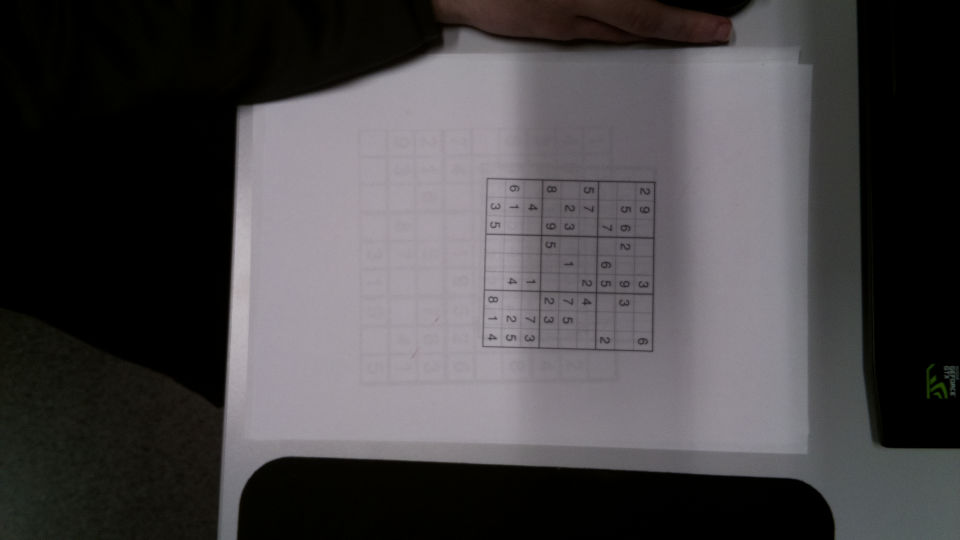
#> input picture data/data_test/Sudoku1/sudoku_1.jpg, 1920 x 1080 px (shown at 1/2 size)
$ python detect_grid.py -i ../data/data_test/Sudoku1/sudoku_1.jpg
#> lines starting #> are read from the running program, lines starting #| are printed output that depends on the picture; after the words box and inside, x2 and y2 are one past the last pixel; in counts of white or black regions, pixels touching at a corner belong together
### code_case/utils.py
# -*- coding: utf-8 -*-
"""
Created on Sat Apr  1 22:50:50 2023

@author: horry
"""

import argparse
import pathlib
from typing import Optional

import cv2
import matplotlib.pyplot as plt
import numpy as np

def get_base_parser(desc: str):
    parser = argparse.ArgumentParser(desc)
    parser.add_argument("--input", "-i", help="input image in jpg por png", type=pathlib.Path)
    parser.add_argument("--output", "-o", help="output directory", type=pathlib.Path, default=None)
    return parser

def read(path: pathlib.Path) -> np.ndarray:
    img = cv2.imread(str(path), cv2.IMREAD_GRAYSCALE)
#> img: shape (1080, 1920); min 0, max 191, mean 70
    return img.astype(np.uint8)

# [76 lines left out: functions iprint, get_output_path, detect_hough_line_canny, not called in this run]


def detect_hough_line_sobel(img: np.ndarray,is_plot_edges: bool,len_kernel:int =40):

        kernel = np.ones((len_kernel,1))

        edgesx = cv2.Sobel(img,-1,1,0,ksize=3)
        edgesx = (edgesx > 128).astype(np.uint8)
        edgesx = cv2.morphologyEx(edgesx, cv2.MORPH_OPEN, kernel)

        edgesy = cv2.Sobel(img,-1,0,1,ksize=3)
        edgesy = (edgesy > 128).astype(np.uint8)
        edgesy = cv2.morphologyEx(edgesy, cv2.MORPH_OPEN, kernel.T)

        if is_plot_edges:
            iprint(np.vstack((edgesx, edgesy)))

        linesx = cv2.HoughLinesP(edgesx, 1, 5*np.pi/180, 50, minLineLength=100, maxLineGap=250)
        linesy = cv2.HoughLinesP(edgesy, 1, 5*np.pi/180, 50, minLineLength=100, maxLineGap=250)

        return linesx, linesy


### code_case/detect_grid.py
# -*- coding: utf-8 -*-
"""
Created on Sat Apr  1 22:47:57 2023

@author: horry
"""

import numpy as np
import cv2

import utils

def find_size_square(lines,axis=0, filter_min_size: float = 10):

    coord = lines[:,0,axis]
    list_x2 = np.sort(coord)
    dist = list_x2[1:] - list_x2[:-1]
    dist = dist[dist > filter_min_size]
    return np.median(dist)

def filter_coord(lines: np.ndarray, size: float, axis:int = 0, eps: float = 10):
    tab_coord = np.sort(lines[:,0,axis])
    dists = tab_coord[1:] - tab_coord[:-1]
    res= []
    for i,d in enumerate(dists):
        if(size-eps < d < size+eps):
            res.append(tab_coord[i])
            res.append(tab_coord[i+1])
    return (np.asarray(res)).astype("uint32")


"""
def filter_line(lines: np.ndarray, size: float, axis:int = 0, eps: float = 10):
    res = []

    for line in lines:
        dists = np.abs(lines[:, 0, axis] - line[0, axis])
        dists = dists[dists > 5]
        if len(dists) > 0:
            if dists.min() > size - eps and dists.min() < size + eps:
                res.append(line)
    return np.asarray(res)
"""

def print_grid_img(img: np.ndarray, coordx:np.ndarray, coordy:np.ndarray):
    img_copy = cv2.cvtColor(np.copy(img),cv2.COLOR_GRAY2RGB)
    blank = np.zeros_like(img_copy)

    h,l = np.shape(img)

    for x in coordx:
        cv2.line(img_copy,(x,0),(x,h), color=(255, 0, 0), thickness=1)
        cv2.line(blank,(x,0),(x,h), color=(255, 0, 0), thickness=1)

    for y in coordy:
        cv2.line(img_copy,(0,y),(l,y), color=(255, 0, 0), thickness=1)
        cv2.line(blank, (0,y),(l,y), color=(255, 0, 0), thickness=1)

    utils.iprint(np.vstack((img_copy, blank)))

def print_line_img(img: np.ndarray, lines :np.ndarray):
    img_copy = cv2.cvtColor(np.copy(img),cv2.COLOR_GRAY2RGB)
    blank = np.zeros_like(img_copy)
    for line in lines :
        x2,y2,x1,y1=line[0]
        cv2.line(img_copy,(x2,y2),(x1,y1), color=(255, 0, 0), thickness=1)
        cv2.line(blank,(x2,y2),(x1,y1), color=(255, 0, 0), thickness=1)

def print_coord_img(img:np.ndarray,coord:np.ndarray):
    img_copy = np.copy(img)
    for c in coord :
        cv2.circle(img_copy,c,1,(255,0,0),1)
    utils.iprint(img_copy)


def getimage_grid(img,grid):
    img_copy = cv2.cvtColor(np.copy(img),cv2.COLOR_GRAY2RGB)
    blank = np.zeros_like(img_copy)
    h,l = np.shape(img)
    for x in grid[0]:
        cv2.line(img_copy,(x,0),(x,h), color=(255, 0, 0), thickness=1)
        cv2.line(blank,(x,0),(x,h), color=(255, 0, 0), thickness=1)

    for y in grid[1]:
        cv2.line(img_copy,(0,y),(l,y), color=(255, 0, 0), thickness=1)
        cv2.line(blank, (0,y),(l,y), color=(255, 0, 0), thickness=1)
    res = np.vstack((img_copy,blank))
    return res


def detect_grid(img: np.ndarray,is_plot_edges: bool,is_plot_grid:bool, is_plot_coord:bool):

    linesx, linesy = utils.detect_hough_line_sobel(img, is_plot_edges)
#> in detect_hough_line_sobel, `edgesx = cv2.Sobel(img,-1,1,0,ksize=3)`:
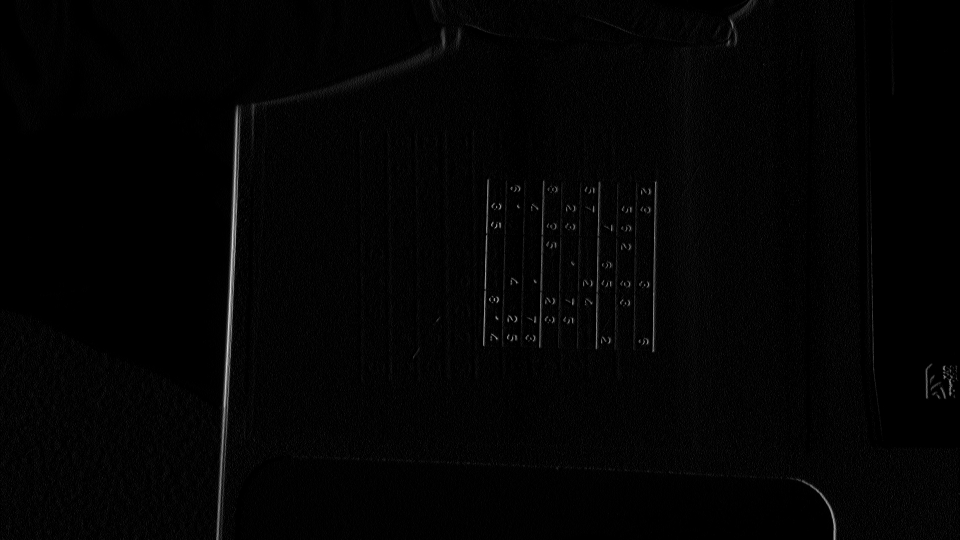
#> edgesx: shape (1080, 1920) (shown at 1/2 size); min 0, max 255, mean 3.5
#> in detect_hough_line_sobel, `edgesx = (edgesx > 128).astype(np.uint8)`:
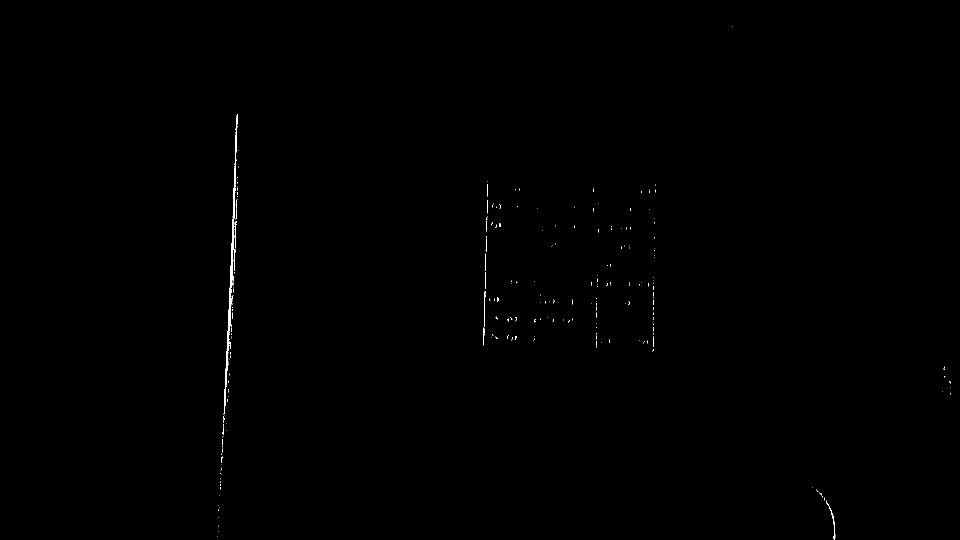
#> edgesx: shape (1080, 1920) (shown at 1/2 size); values 0 (black) and 1 (white), 0.17% white in thin lines or dots, all inside (x1, y1, x2, y2) = (435, 52, 1902, 1080)
#> in detect_hough_line_sobel, `edgesx = cv2.morphologyEx(edgesx, cv2.MORPH_OPEN, kernel)`:
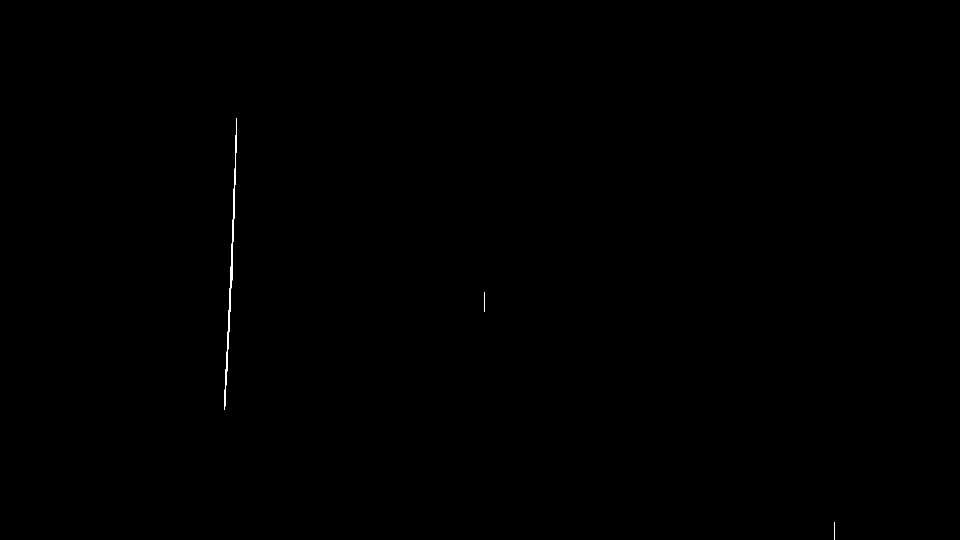
#> edgesx: shape (1080, 1920) (shown at 1/2 size); values 0 (black) and 1 (white), 0.08% white; 3 white regions, box (x1, y1, x2, y2) and area: (449, 236, 474, 820) 1616, (969, 584, 970, 624) 40, (1668, 1044, 1669, 1080) 36
#> in detect_hough_line_sobel, `edgesy = cv2.Sobel(img,-1,0,1,ksize=3)`:
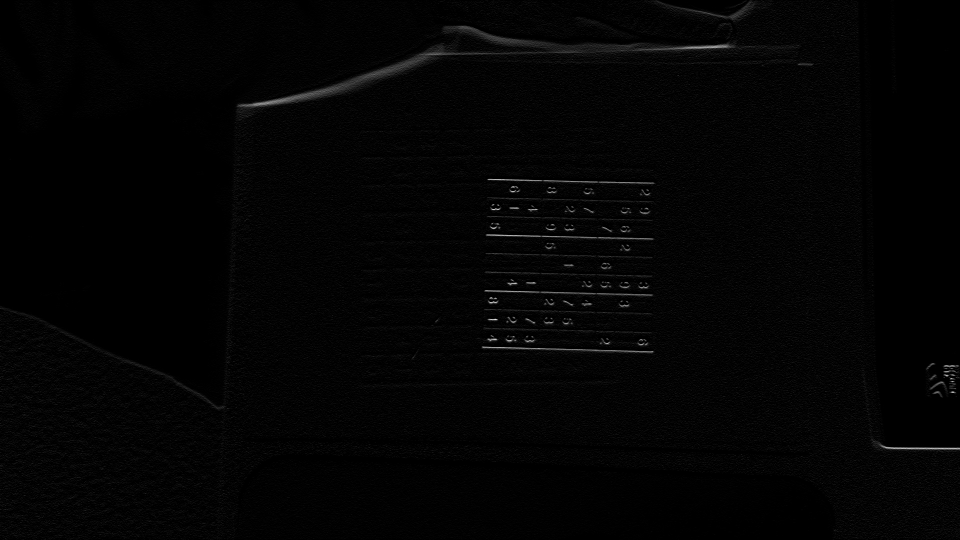
#> edgesy: shape (1080, 1920) (shown at 1/2 size); min 0, max 255, mean 3.6
#> in detect_hough_line_sobel, `edgesy = (edgesy > 128).astype(np.uint8)`:
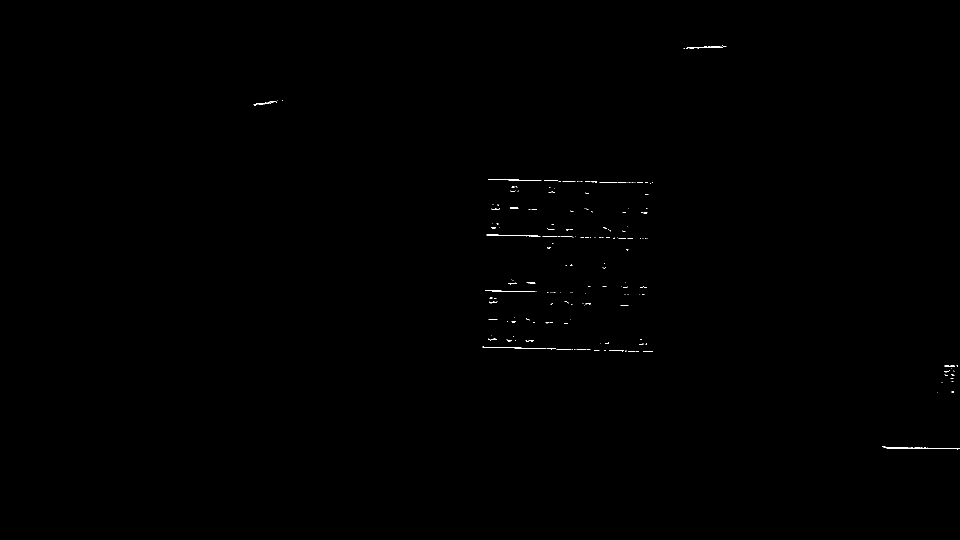
#> edgesy: shape (1080, 1920) (shown at 1/2 size); values 0 (black) and 1 (white), 0.13% white in thin lines or dots, all inside (x1, y1, x2, y2) = (507, 91, 1920, 899)
#> in detect_hough_line_sobel, `edgesy = cv2.morphologyEx(edgesy, cv2.MORPH_OPEN, kernel.T)`:
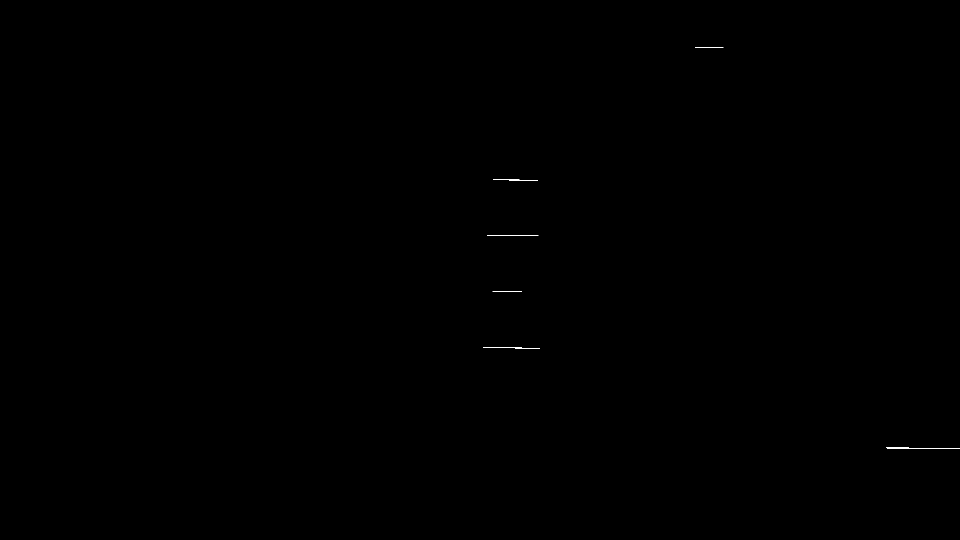
#> edgesy: shape (1080, 1920) (shown at 1/2 size); values 0 (black) and 1 (white), 0.04% white in thin lines or dots, all inside (x1, y1, x2, y2) = (966, 94, 1920, 898)
#> in detect_hough_line_sobel, `linesx = cv2.HoughLinesP(edgesx, 1, 5*np.pi/180, 50, minLineLength=100..`: linesx = [[456, 651, 464, 549], [449, 781, 457, 679], [453, 704, 461, 602], [450, 758, 458, 656], [449, 791, 457, 691]]
#> in detect_hough_line_sobel, `linesy = cv2.HoughLinesP(edgesy, 1, 5*np.pi/180, 50, minLineLength=100..`: linesy = [[1774, 896, 1919, 896]]
#> linesy = [[1774, 896, 1919, 896]]
    sizex,sizey = find_size_square(linesx,axis=0),find_size_square(linesy,axis=1)
#> in find_size_square, `coord = lines[:,0,axis]`: coord = [456, 449, 453, 450, 449]
#> in find_size_square, `list_x2 = np.sort(coord)`: list_x2 = [449, 449, 450, 453, 456]
#> in find_size_square, `dist = list_x2[1:] - list_x2[:-1]`: dist = [0, 1, 3, 3]
#> in find_size_square, `dist = dist[dist > filter_min_size]`: dist = empty array
#> sizex = nan; sizey = nan
    coordx = filter_coord(linesx, sizex,axis=0)
#> in filter_coord, `tab_coord = np.sort(lines[:,0,axis])`: tab_coord = [449, 449, 450, 453, 456]
#> in filter_coord, `dists = tab_coord[1:] - tab_coord[:-1]`: dists = [0, 1, 3, 3]
#> the loop in filter_coord, `for i,d in enumerate(dists):` made 4 passes
#> d on passes 1 to 4: 0, 1, 3, 3
#> after the loop in filter_coord, `for i,d in enumerate(dists):`: res = []
#> coordx = empty array
    coordy = filter_coord(linesy, sizey,axis=1)
#> coordy = empty array


    if(is_plot_grid):
        print_grid_img(img, coordx, coordy)


    coord = [(i,j) for i in coordx for j in coordy]
#> coord = []
    if(is_plot_coord):
        print_coord_img(img, coord)

    return np.asarray([coordx,coordy])


def get_parser():
    parser = utils.get_base_parser("detect grid")
    return parser


if __name__ == "__main__":
    parser = get_parser()
    parser.add_argument("--print-edges", help="print the edges", action="store_true")
    parser.add_argument("--print-grid", help="print the grid", action="store_true")
    parser.add_argument("--print-coord", help="print the coord", action="store_true")


    args = parser.parse_args()
    img = utils.read(args.input)

    grid = detect_grid(img, args.print_edges,args.print_grid,args.print_coord)
#> grid = empty array
